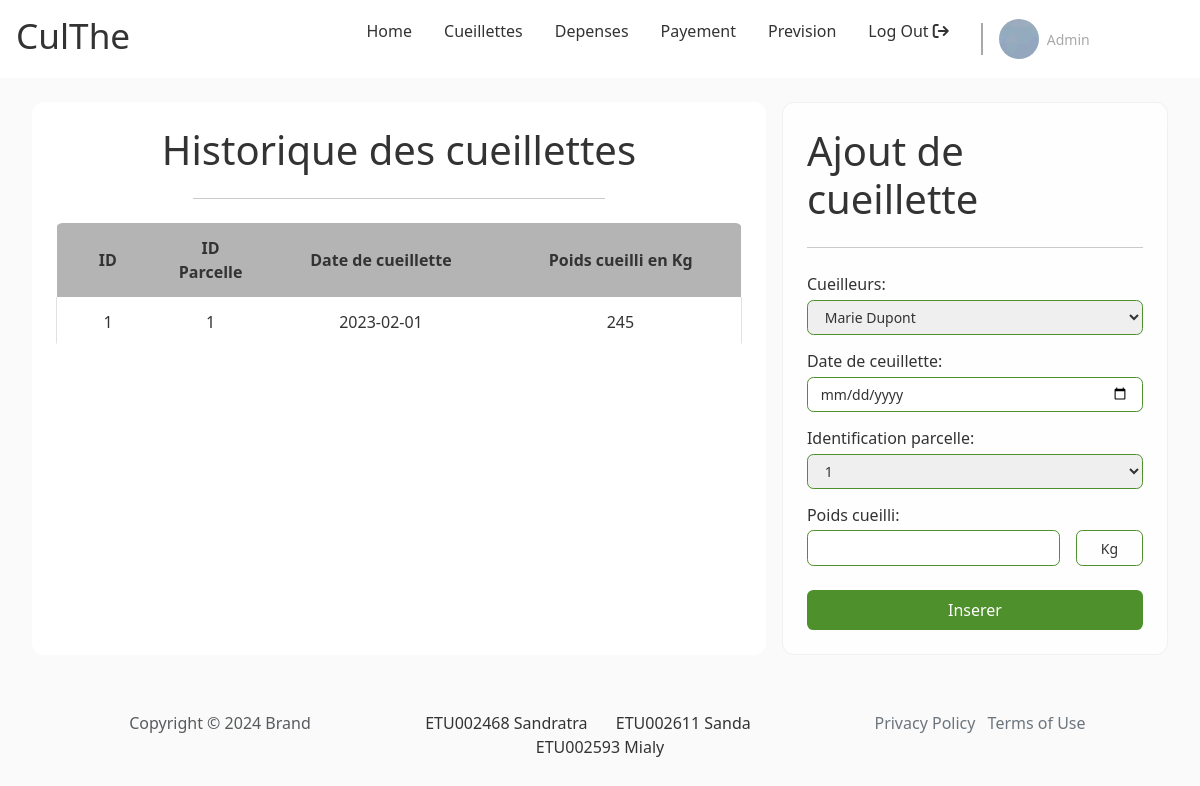
Screenshot of /pages/client/main.php?page=cueillettes with the database file from the repository.
### tables this page shows
CREATE TABLE culthe_cueillette(
    id INT PRIMARY KEY AUTO_INCREMENT,
    id_cueilleur INT NOT NULL, 
    id_parcelle INT NOT NULL, 
    date_cueillette DATE NOT NULL, 
    poids_cueilli DECIMAL NOT NULL, 
    FOREIGN KEY(id_cueilleur) REFERENCES culthe_cueilleur(id),
    FOREIGN KEY(id_parcelle) REFERENCES culthe_parcelle(id)
);

### inc/connexion.php (called while the page is built)
<?php
    function dbconnect(){
        static $connect = null;
        if ($connect===null) {
            $connect = mysqli_connect('localhost','root','','culthe');
        }
        return $connect;
    }

### inc/user/function_user.php (called while the page is built, shortened)
<?php
    function get_all_cueillette(){
        $request = "SELECT * FROM culthe_cueillette";
        $temp = mysqli_query(dbconnect(),$request);
        $result = array();
        while($donne = mysqli_fetch_array($temp)){
            $result[] = $donne;
        }
        return $result;
    }
?>

### inc/admin/function_cueilleur.php (called while the page is built, shortened)
<?php
    function get_all_info_cueilleur(){
        $request = "SELECT * FROM v_culthe_info_cueilleur";
        $temp = mysqli_query(dbconnect(),$request);
        $result = [];
        while($donne = mysqli_fetch_array($temp)){
            $result[] = $donne;
        }
        return $result;
    }

### inc/admin/function_parcelle.php (called while the page is built, shortened)
<?php
    function get_all_info_parcelle(){
        $request = "SELECT * FROM v_culthe_info_parcelle";
        $temp = mysqli_query(dbconnect(),$request);
        $result = array();
        while($donne = mysqli_fetch_array($temp)){
            $result[] = $donne;
        }
        return $result;
    }
?>

### pages/client/cueillettes.php (the view, shortened to what this page needs)
<?php
    $cueillettes = get_all_cueillette();
    $parcelles = get_all_info_parcelle();
    $cueilleurs = get_all_info_cueilleur();
?>
<div class="body double-col">
        <section class="left">
            <h1 class="section__title">Historique des cueillettes</h1>
            <hr class="section__sep">
            <div class="section__content">
                <table>
                    <tr>
                        <th class="id number">ID</th>
                        <th class="id number">ID Parcelle</th>
                        <th class="date">Date de cueillette</th>
                        <th class="number">Poids cueilli en Kg</th>
                    </tr>
                    <?php foreach( $cueillettes as &$value ) { ?>
                    <tr>
                        <td class="id number"><?php echo $value['id']; ?></td>
                        <td class="id number"><?php echo$value['id_parcelle']; ?></td>
                        <td class="name"><?php echo $value['date_cueillette'] ?></td>
                        <td class="name"><?php echo $value['poids_cueilli']; ?></td>
                    </tr>
                    <?php } ?>
                </table>
            </div>
        </section>
        <section class="right">
            <form id="form" class="form">
                <h1 class="form__title">Ajout de cueillette</h1>
                <hr class="form__sep">
                <div class="form__content">
                     <div class="form__input vertical">
                        <label for="field" class="form__label">Cueilleurs:</label>
                        <select name="cueilleur" id="cueilleur" class="form__input-field">
                            <?php foreach( $cueilleurs as &$value ) { ?>
                                <option value="<?php echo $value['id']; ?>"><?php echo $value['nom']; ?></option>
                            <?php } ?>
                        </select>
                    </div>
                    <div class="form__input vertical">
                        <label for="date_harvest" class="form__label">Date de ceuillette:</label>
                        <input type="date" name="date_cueillete" id="date_cueillete" class="form__input-field" />
                    </div>
                    <div class="form__input vertical">
                        <label for="field" class="form__label">Identification parcelle:</label>
                        <select name="parcelle" id="parcelle" class="form__input-field">
                            <?php foreach( $parcelles as &$value ) { ?>
                                <option value="<?php echo $value['id_parcelle']; ?>"><?php echo $value['numero_parcelle']; ?></option>
                            <?php } ?>
                        </select>
                    </div>
                    <div class="form__input vertical">
                        <label for="weight_harvest" class="form__label">Poids cueilli:</label>
                        <div>
                            <input type="number" name="poids" id="poids" class="form__input-field" />
                            <span class="form__input-field unit">Kg</span>
                        </div>
                    </div>
                </div>
                <input type="submit" value="Inserer" class="form__submit btn" id="form__submit btn" />
            </form>
        </section>
    </div>

### assets/css/index.css (style rules this page uses)
:root { --primary: white; --secondary: lightgray; --accent: #4d902c; --text--main: #333333; --text--muted: darkgray; --text--100: .875rem; --text--300: 1rem; --text--500: 2.2rem; --border--soft: .4rem; --bg: rgb(250,250, 250); font-size: 1em; box-sizing: border-box; }
*, *::before, *::after { box-sizing: inherit; margin: 0; padding: 0; color: var(--text--main); text-decoration: none; }
html { color: var(--text--main); font-family: system-ui, -apple-system, BlinkMacSystemFont, 'Segoe UI', Roboto, Oxygen, Ubuntu, Cantarell, 'Open Sans', 'Helvetica Neue', sans-serif; }
body { min-height: 100vh; }
body>*+* { margin-top: 1.5rem; }
.btn { padding: .5rem 1rem; border: none; border-radius: var(--border--soft); background-color: var(--accent); }

### assets/css/form.css (style rules this page uses)
.form { padding: 1.5rem; border-radius: var(--border--soft); backdrop-filter: blur(10px) saturate(180%); -webkit-backdrop-filter: blur(10px) saturate(180%); background-color: rgba(255, 255, 255, 0.7); border-radius: 12px; border: 1px solid rgba(209, 213, 219, 0.3); }
.form>*+* { margin-top: 1.5rem; }
.form__title { margin: 0; }
.form__content>*+* { margin-top: .875rem; }
.form__input.vertical { display: flex; flex-direction: column; gap: .2rem; width: 100%; }
.form__input > div { display: flex; align-items: center; gap: 1rem; width: 100%; }
.form__input > div > * { flex-grow: 1; }
.form__input > div > .unit { flex-grow: 0; flex-basis: 20%; text-align: center; }
.form__input-field { padding: .4rem .8rem; border: 1px solid var(--accent); border-radius: var(--border--soft); font-size: var(--text--100); }
.form__submit { display: block; width: 100%; color: white; }

### assets/css/home.css (style rules this page uses)
body { background-color: var(--bg); }

### assets/css/layout.css (style rules this page uses)
.body { margin-left: 2rem; margin-right: 2rem; }
.double-col { display: flex; gap: 1rem; }
.double-col>*>*+* { margin-top: 1.5rem; }
.double-col .left { flex-basis: 65%; }
.double-col .right { flex-grow: 1; }
.left { padding: 1.5rem; border-radius: 12px; background-color: white; }
.left .section__title { text-align: center; }
.left .section__sep { width: 60%; margin-left: auto; margin-right: auto; }
.left table { overflow: hidden; border-spacing: 0; width: 100%; margin: auto auto; border-radius: var(--border--soft); border-bottom: 1px solid rgb(225, 225, 225); }
.left th, .left td { padding: .8rem 1rem; text-align: center; }
.left th { background-color: rgb(180, 180, 180); }
.left td:first-child { border-left: 1px solid rgb(225, 225, 225); }
.left td:last-child { border-right: 1px solid rgb(225, 225, 225); }
.left tr:last-child td, .left tr:not(:first-child) td { border-bottom: 1px solid rgb(225, 225, 225); }
.left .id { width: 15%; text-align: center; }
.left .name, .left .date { text-align: center; }

### rows the page displays
culthe_cueillette: id "1", id_parcelle "1", date_cueillette "2023-02-01", poids_cueilli "245"

### other values shown
form field cueilleur "Marie Dupont"
form field parcelle "1"
